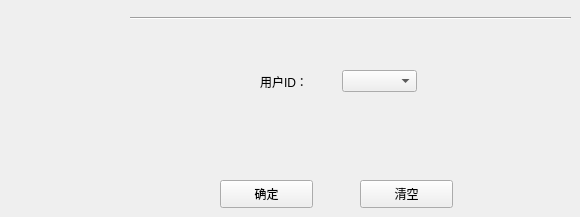
      <widget class="QWidget" name="page_22">
       <widget class="QPushButton" name="pushButton_32">
        <property name="geometry">
         <rect>
          <x>220</x>
          <y>180</y>
          <width>93</width>
          <height>28</height>
         </rect>
        </property>
        <property name="text">
         <string>确定</string>
        </property>
       </widget>
       <widget class="QPushButton" name="pushButton_33">
        <property name="geometry">
         <rect>
          <x>360</x>
          <y>180</y>
          <width>93</width>
          <height>28</height>
         </rect>
        </property>
        <property name="text">
         <string>清空</string>
        </property>
       </widget>
       <widget class="Line" name="line_4">
        <property name="geometry">
         <rect>
          <x>130</x>
          <y>10</y>
          <width>441</width>
          <height>16</height>
         </rect>
        </property>
        <property name="orientation">
         <enum>Qt::Horizontal</enum>
        </property>
       </widget>
       <widget class="QWidget" name="layoutWidget">
        <property name="geometry">
         <rect>
          <x>260</x>
          <y>70</y>
          <width>157</width>
          <height>23</height>
         </rect>
        </property>
        <layout class="QHBoxLayout" name="horizontalLayout_43">
         <item>
          <widget class="QLabel" name="label_42">
           <property name="text">
            <string>用户ID：</string>
           </property>
          </widget>
         </item>
         <item>
          <widget class="QComboBox" name="Sa_Delete_UserID_comboBox"/>
         </item>
        </layout>
       </widget>
      </widget>
